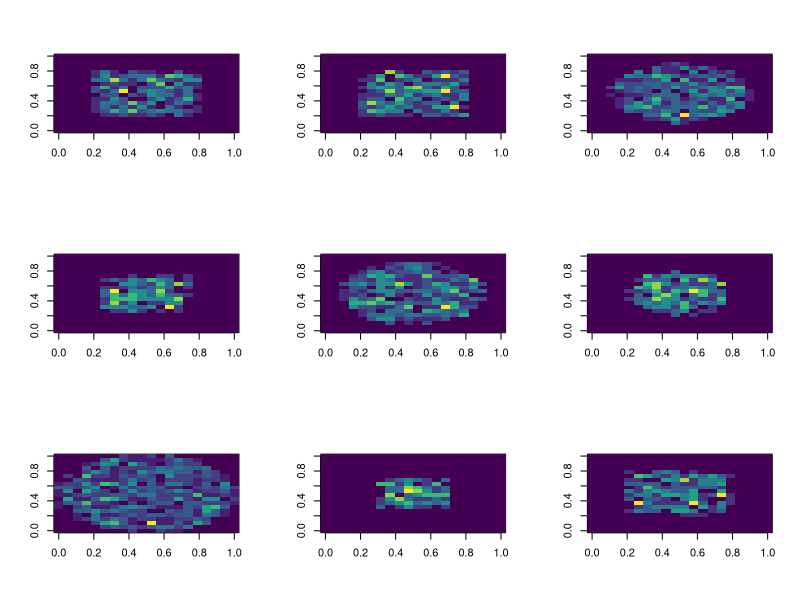
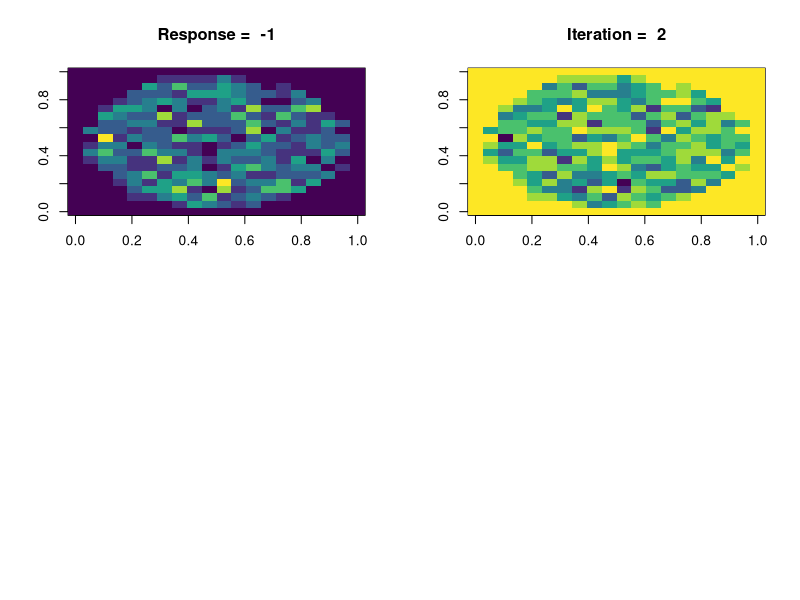
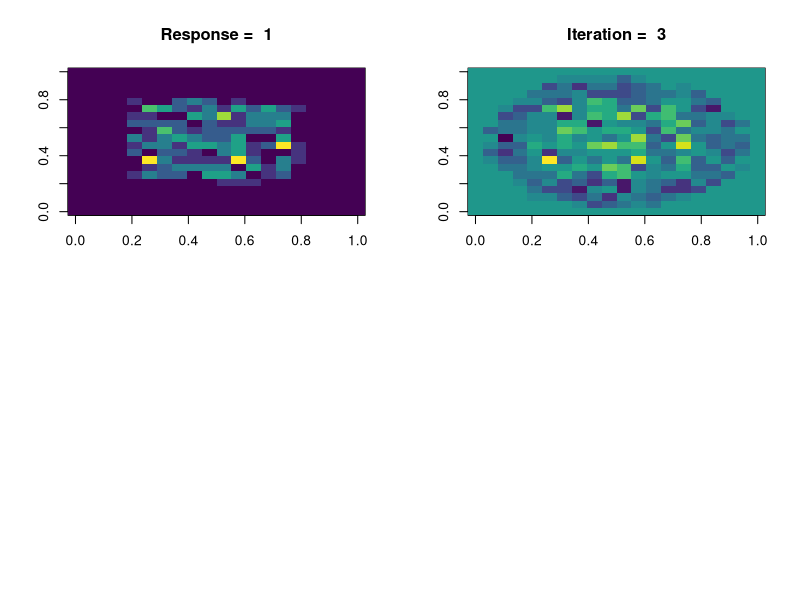
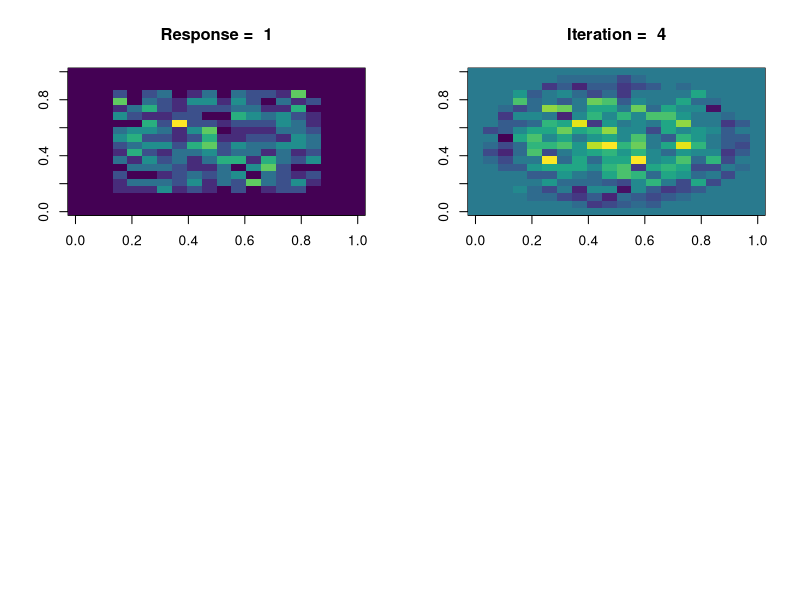
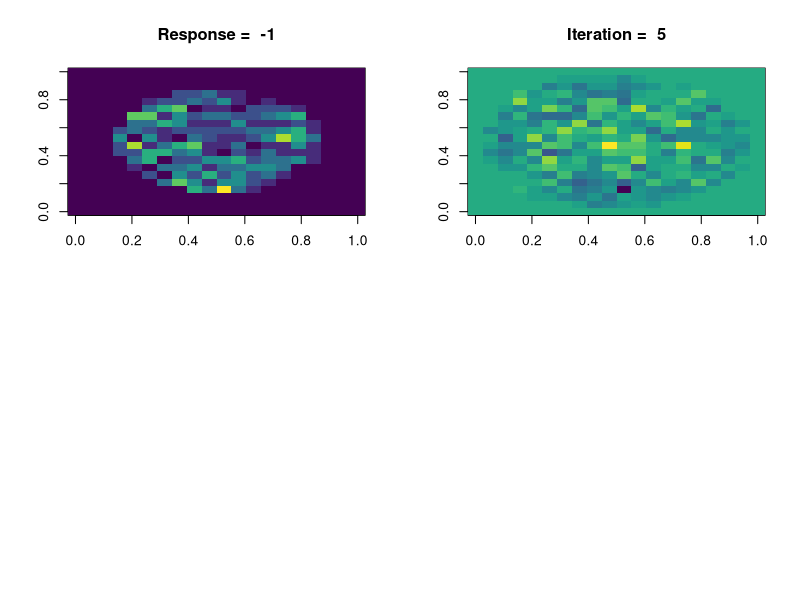
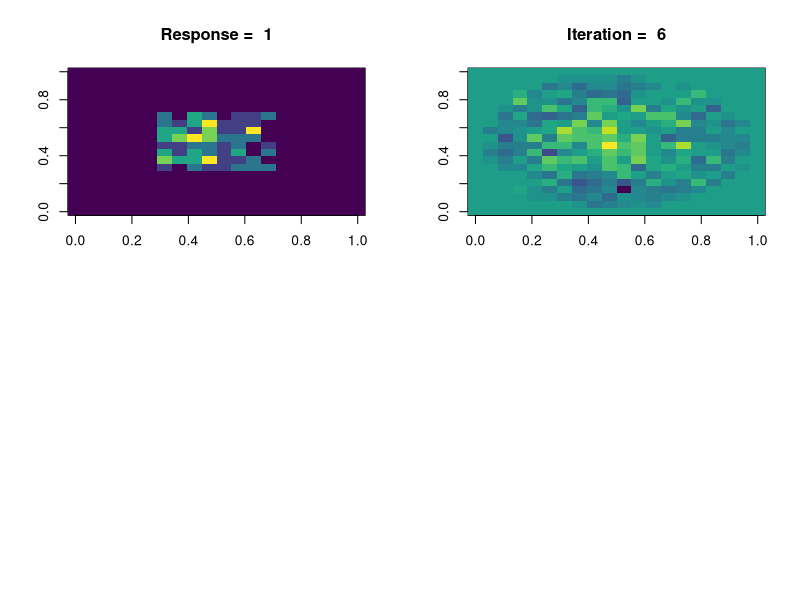
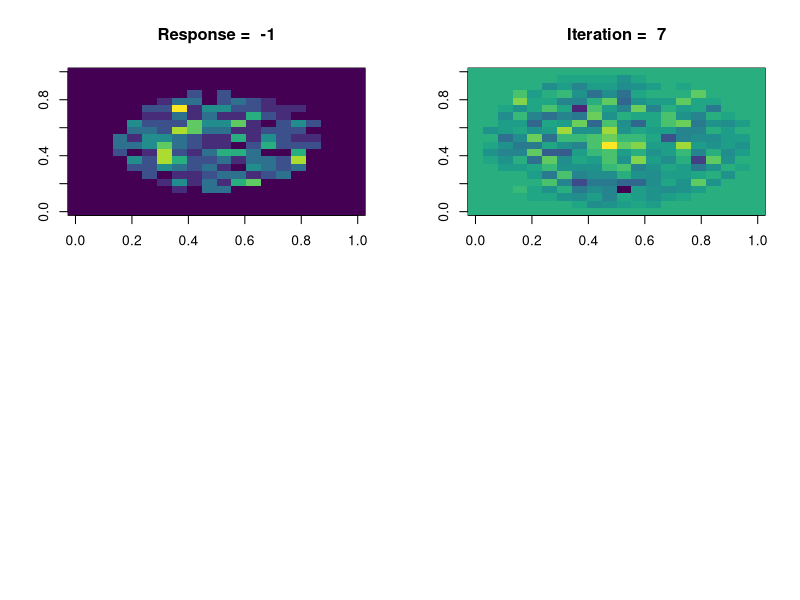
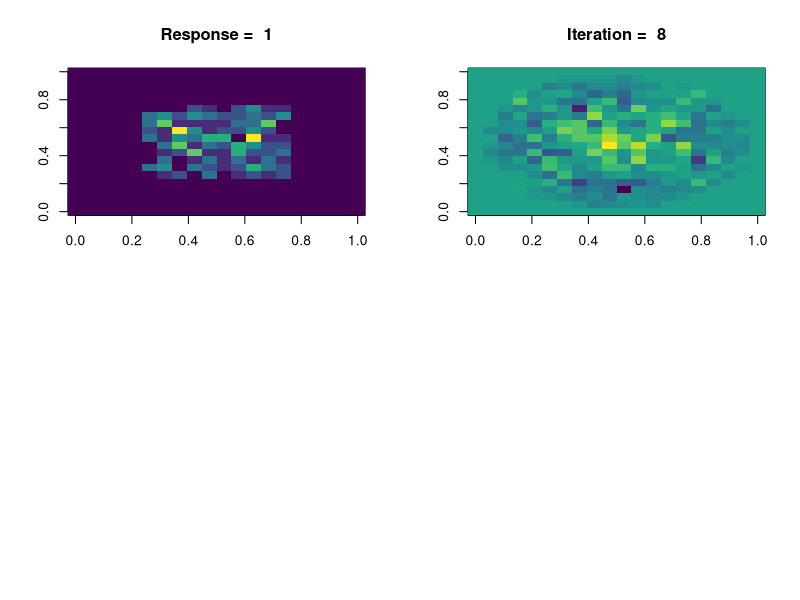

The R script that drew these images, in order: (Note: a time limit stopped this script after it produced the figures.)
rm(list = ls())
library(ggplot2)
library(scales)
# Read in the data:
dat = read.table('CandS_images.txt',h= T)
head(dat)
tail(dat)

X = as.matrix(dat[,-1])
Y = matrix(dat[,1],ncol = 1)

# Look at some observations:
par(mfrow = c(3,3))
for(i in 1:9){
image(matrix(X[i,],20,20),col = viridis_pal()(50))
}

# Write an R-function that applies the PLA:
PLA = function(X,Y, threshold=0.9,iterlim  = 1000, plt = FALSE)
{
	# Create a design matrix and weight vector:
	X = cbind(1,X)      # N x p design matrix
	p = dim(X)[2]
	w = matrix(0,p,1)              # p x 1 weight matrix
  error    = c()
	yhat     = sign(X%*%w)
	error[1] = mean(abs(yhat-Y)!=0)
  count    = 1
  w_min    = w
  e_min    = error[count]
  # Iterate through the updating rule until classified perfectly:
  while((mean(abs(yhat-Y)==0)<threshold)&(count<iterlim))
  {
  	wh_miss = which(abs(yhat-Y)!=0)
  	i.      = sample(wh_miss,1)
  	w       =  w + Y[i.]*X[i.,]
  	yhat    = sign(X%*%w) 
    count   = count+1
    error[count] = mean(abs(yhat-Y)!=0)
    
    if(error[count]<=e_min)
    {
      w_min = w
      e_min = error[count]
    }
    if(plt)
    { 
      if((count%%100==0)|(count<10))
      {
       par(mfrow = c(2,2))
       image(matrix(X[i.,-1],20,20),col = viridis_pal()(50),main = paste('Response = ',Y[i.]))
       image(matrix(w[-1],20,20),col = viridis_pal()(50),main = paste('Iteration = ',count))
       Sys.sleep(1)
      }
    }
  }
  ret = list(error = error, w = w_min,predictions = sign(X%*%w_min), count = count)
}
quartz() #windows()
res = PLA(X,Y,0.9,25000,T)
#par(mfrow = c(1,1))
#plot(res$error,type = 's')
#res$count
tab = cbind(dat$Y,res$predictions)
colnames(tab) = c('True Response', 'Prediction')
head(tab)
tail(tab)
#graphics.off()
#par(mfrow = c(2,2))

#image(matrix(res$weights[-1],20,20),col = viridis_pal()(50),main = 'Weights')
#plot(res$error, type = 's')
